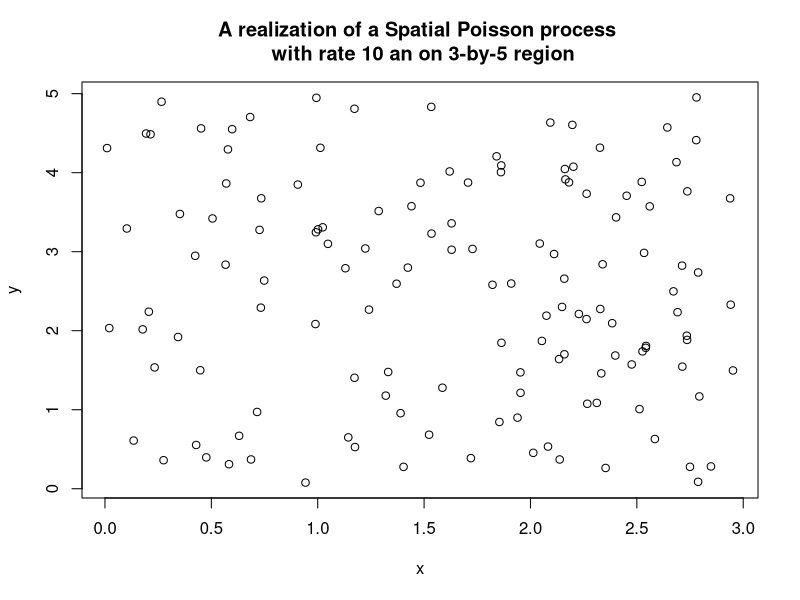

Write the R code that produced this figure. (Note: this script raises an error after producing the figure.)
## ---- chunk 1


sp_sim <-function(lambda,a_x, a_y){
  ## INPUT:
  # lambda : intensity of arrival
  # a_x = width of the rectangle (x-dim)
  # a_y = length of the rectange (y-dim)
  ## OUTPUT:
  # process$x <- x coordinates of the spatial process
  # process$y <- y coordinates of the spatial process
  # process$n <- number of points generated for the spatial process
  
  # define area of rectangle
  A <- a_x*a_y
  # initiate output with empty list 
  process <-list()
  
  # simulate number of events with rate lambda*area
  N <-rpois(1,lambda*A)
  # simulate uniformly distributed points (x-dim)
  x <-runif(N,min = 0,max = a_x)
  # simulate uniformly distributed points (y-dim)
  y <-runif(N,min = 0,max = a_y)
  
  process$x <-x
  process$y <-y
  process$n <-N
  
  
  return(process)
}



P <-sp_sim(lambda = 10,3,5)
plot(P, main = 'A realization of a Spatial Poisson process \n with rate 10 an on 3-by-5 region', ylab ='y', xlab = 'x')

## ---- chunk 2


require(spatstat)



## ---- chunk 3
# simulate a spatial poisson process with rate lambda = 100
X <- spatstat::rpoispp(100)

# plot X
plot(X, main = 'spatial poisson process with lambda = 100')

# plot Ripley's K function for X with edge correction to fix bias
K_X <-Kest(X,correction = 'best')
plot(K_X)

## ---- chunk 4

Kcross_hamster<- Kcross(hamster, "dividing", "pyknotic",correction = 'best') 
plot(Kcross_hamster)

## ---- chunk 5
lambda_t<-function(time_int){
  l <-numeric(length(time_int))
  i<-1
  for(t in time_int){
    
    if(t>=0&t<=2){
      
      l[i] <- 10+30*t
      
    }
    
    if(t>2 & t<4){
      
      l[i] <-70
    }
    
    if(t>=4&t<=6){
      l[i]<-70-30*(t-4)
      
    }
    
    if(t>6&t<=8){
      l[i]<-10+30*(t-6)
    }
   
    if(t>8 & t <=10){
      l[i]<-70
    }
    
    if(t>10&t<=12){
      l[i]<-70-30*(t-10)
    }
    i<-i+1
  }
   return(l)
}
time_int <- seq(0,12,0.1)

plot(time_int,lambda_t(time_int),type = 'l',ylab = 'customers per hour', xlab='huors since opening',main = 'Example of lambda(t)' )

# integrate intensity function betweeen 3- 5
lambda_rate <-integrate(lambda_t,3,5)
# probability P(N_t > 100)
k<-100
1-sum(dpois(0:(k-1),lambda_rate$value))
